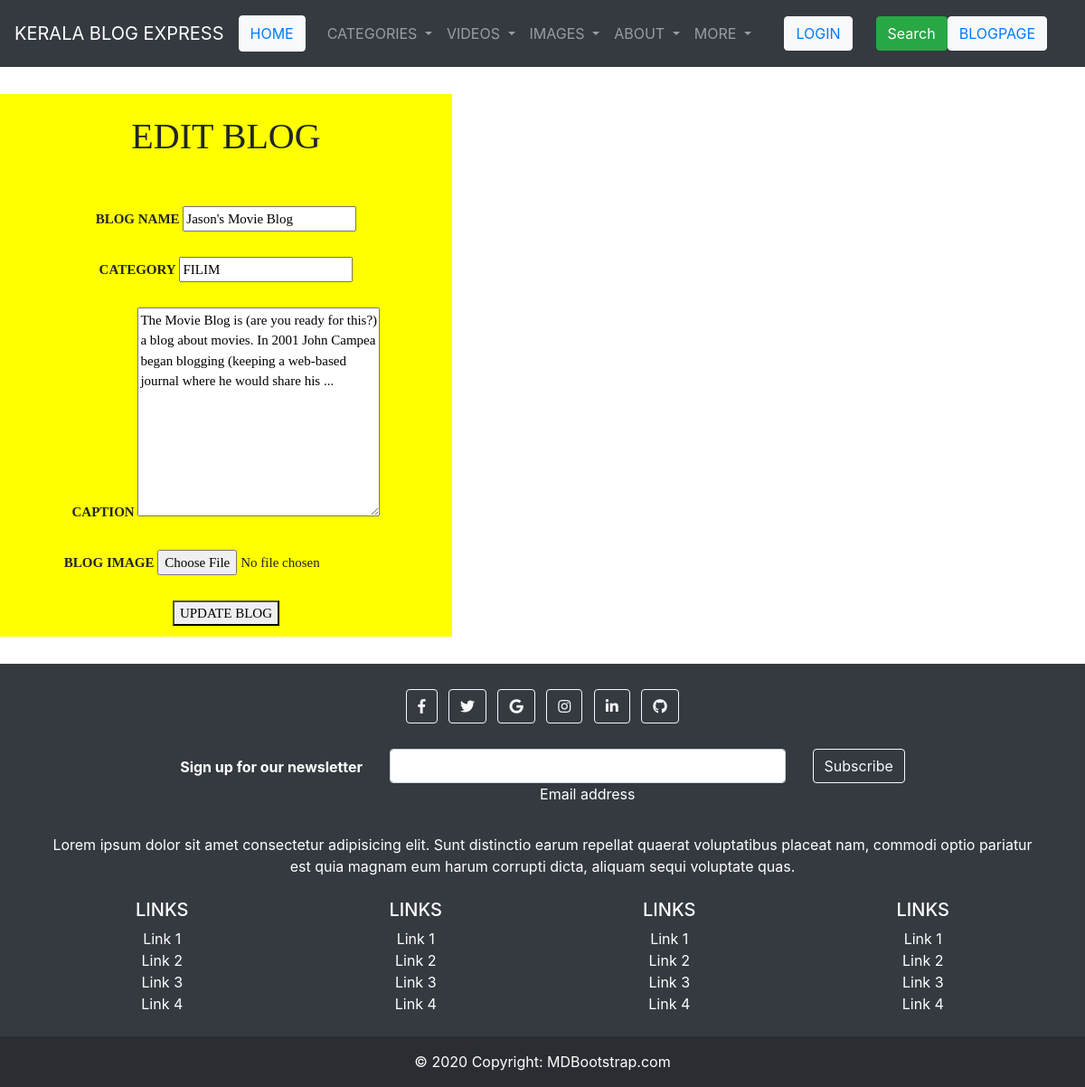
The app's page /editpage/29 with its own data.
### blog_app/models.py (models this page shows, shortened)
class Bloglist(models.Model):
    Blog_id=models.AutoField(primary_key=True)
    Author_name=models.CharField(max_length=200)
    Publish_date=models.DateTimeField()
    Blog_category=models.CharField(max_length=300,null=True,blank=True)
    Blog_title=models.CharField(max_length=400)
    Blog_caption=models.CharField(max_length=500)
    Blog_img=models.ImageField(upload_to="blogs",null=True,blank=True)
    likes=models.ManyToManyField(User,related_name="like_blog",blank=True)

### blog_app/views.py (the view, shortened to what this page needs)
# urls.py: path('editpage/<int:vid>',views.editpage,name="editpage"),
def editpage(request, vid):
    single_blog = Bloglist.objects.get(Blog_id=vid)
    return render(request, "editblog.html", {"single_blog": single_blog})

### templates/editblog.html (shortened to what this page needs)
{%extends "home.html"%}
{%block content%}
<div class="box"
    style="background-color: yellow; height: 600px; width: 500px; font-size: 15px; font-family: initial;text-align: center; font-weight: 700;display: flex;justify-content: center;margin-top: 30px; margin-bottom: 30px;">
    <div>
        <br>
        <h1>EDIT BLOG</h1>
        <br><br>
        <form method="post" enctype="multipart/form-data">
            <label for="Blog_title">BLOG NAME</label>
            <input value="{{ single_blog.Blog_title }}" type="text" name="Blog_title">
            <br><br>
            <label for="Blog_category">CATEGORY</label>
            <input value="{{ single_blog.Blog_category }}" type="text" name="Blog_category">
            <br><br>
            <label for="Blog_caption">CAPTION</label>
            <textarea name="Blog_caption" id="" cols="30" rows="10">{{ single_blog.Blog_caption }}</textarea>
            <br><br>
            <label for="Blog_img">BLOG IMAGE</label>
            <input accept="image/*" type="file" name="Blog_img">
            <br><br>
            <button type="submit">UPDATE BLOG</button>
        </form>
    </div>
</div>
{%endblock%}

### static/home.css (style rules this page uses)
.box { display: flex; justify-content: space-between; }

### records on screen
Bloglist: Blog_title "Jason's Movie Blog", Blog_category "FILIM", Blog_caption "The Movie Blog is (are you ready for this?) a blog about movies. In 2001 John Campea began blogging (keeping a web-based journal where he would share his ..."
